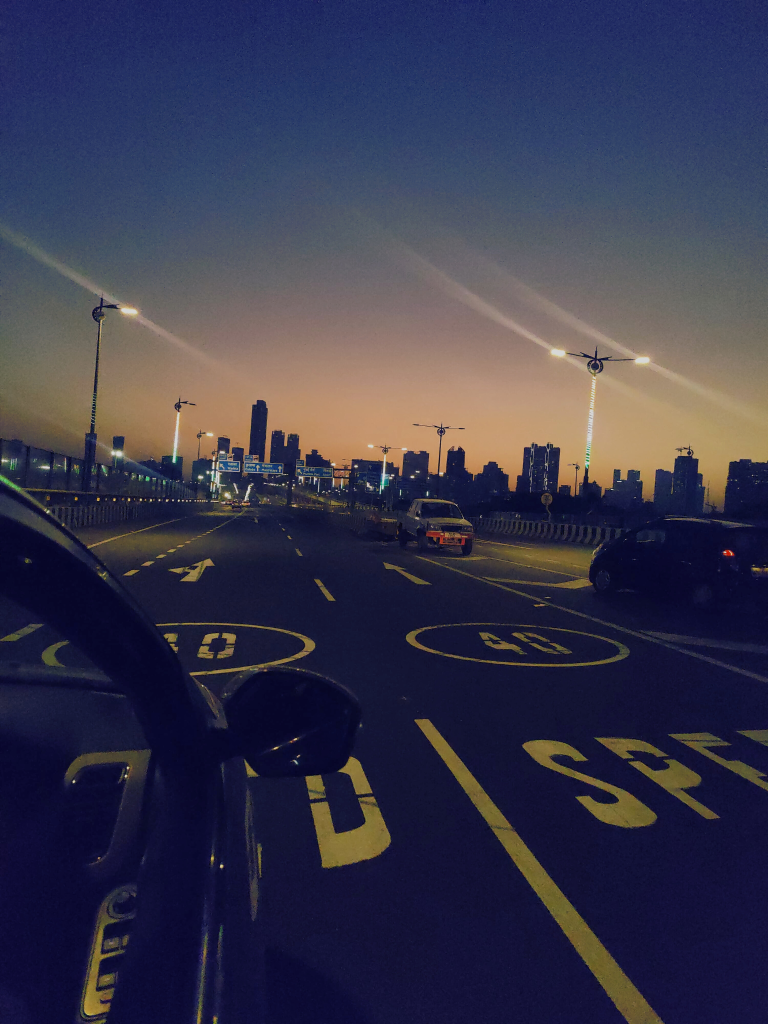
#> input picture image1.png, 1536 x 2048 px (shown at 1/2 size)
$ python imageResize.py
#> lines starting #> are read from the running program, lines starting #| are printed output that depends on the picture
import cv2

image = cv2.imread("image1.png")
#> image is the input picture: shape (2048, 1536, 3); mean B, G, R 75.9, 54.6, 56
window_name = "image"
cv2.imshow(window_name,image)

scale_percent = 50

width = int(image.shape[1] * scale_percent / 100)
#> width = 768
height = int(image.shape[0] * scale_percent / 100)
#> height = 1024

dsize = (width, height)
#> dsize = (768, 1024)

output = cv2.resize(image, dsize)
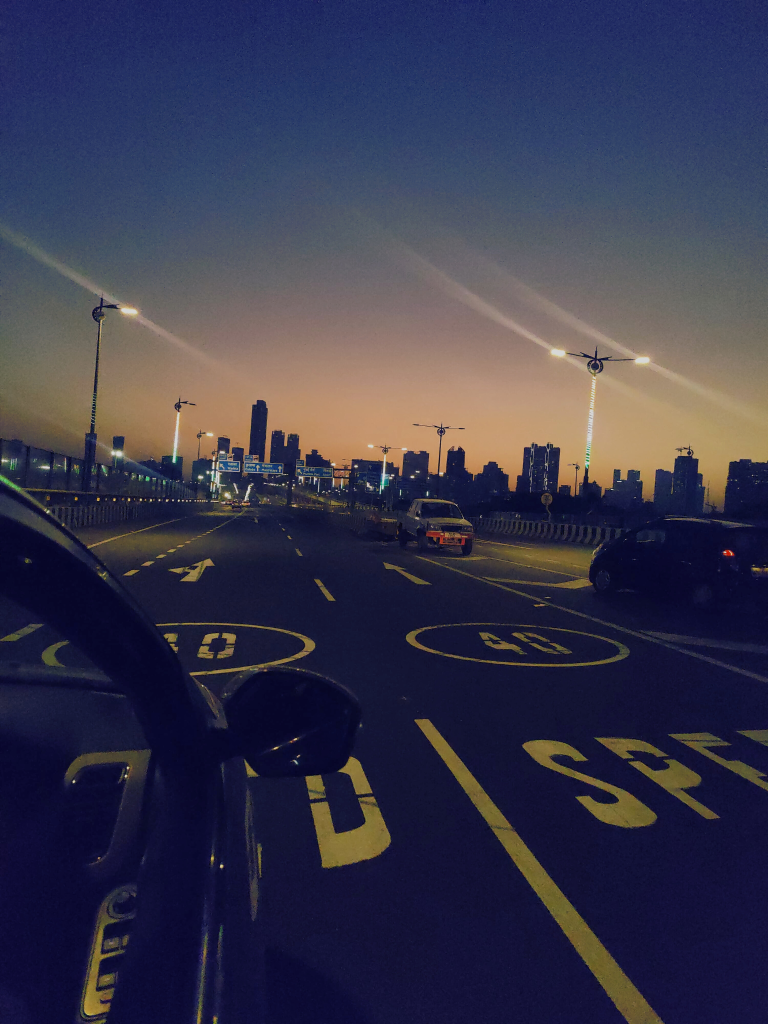
#> output: shape (1024, 768, 3); mean B, G, R 76, 54.7, 56.1

cv2.imwrite("resized.png", output)
cv2.waitKey(0)
# cv2.destroyAllWindows()
